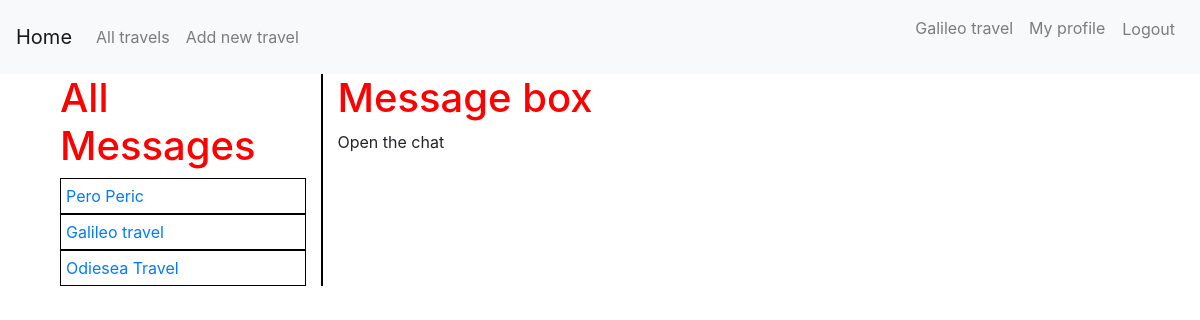
The app's page /accounts/messages/ (signed in) with its own data.
### travels/models.py (models this page shows, shortened)
class Account(models.Model):
    user = models.OneToOneField(User, on_delete=models.CASCADE)
    name = models.CharField(max_length=100)
    organization = models.BooleanField()

class Messages(models.Model):
    sender_id = models.ForeignKey(User, on_delete=models.CASCADE, related_name='sender')
    reciever_id = models.ForeignKey(User, on_delete=models.CASCADE, related_name='reciever')
    text= models.TextField()
    sent_at = models.DateTimeField(auto_now_add=True)

### accounts/views.py (the view)
# urls.py: path('messages/', views.messages, name="messages"),
@login_required
def messages(request):
    my_messages = Messages.objects.filter(reciever_id=request.user)
    mess=Messages.objects.filter(sender_id=request.user)
    seen_senders = set()
    unique_messages = []
    uni_messages = []
    for message in my_messages:
        if message.sender_id.id not in seen_senders:
            unique_messages.append(message)
            seen_senders.add(message.sender_id.id)
    for message2 in mess:
        if message2.reciever_id.id not in seen_senders:
            uni_messages.append(message2)
            seen_senders.add(message2.reciever_id.id)
    context = {
        'my_messages': unique_messages,
        'messages2': uni_messages,
    }
    return render(request, 'accounts/messages.html', context)

### accounts/templates/accounts/messages.html
{% extends "travels/base.html" %}
{% block content %}
<div class="content container">
    <div class="row">
        <div class="col-md-3" style="border-right: 2px solid black;">
            <h1>All Messages</h1>
            {% for message in my_messages  %}
            <div class="messages">
                <a href="{% url 'accounts:chat' message.sender_id.id%}">{{message.sender_id.account.name}}</a>
            </div>
            {% endfor %}
            {% for message in messages2  %}
            <div class="messages">
                <a href="{% url 'accounts:chat' message.reciever_id.id%}">{{message.reciever_id.account.name}}</a>
            </div>
            {% endfor %}
        </div>
        <div class="col-md-9">
            <h1>Message box</h1>
            {% block parent_content %}
            <p>Open the chat</p>
            {% endblock %}
        </div>
    </div>
</div>
{% endblock %}

### travels/templates/travels/base.html (shortened to what this page needs)
{% load static %}
<html>
  <head>
    <link rel="stylesheet" href="https://maxcdn.bootstrapcdn.com/bootstrap/4.5.2/css/bootstrap.min.css">
    <link rel="stylesheet" href="{% static 'travels/css/travels.css' %}">
  </head>
  <body>
    <div class="page-header">
      <nav class="navbar navbar-expand-lg navbar-light bg-light">
        <a class="navbar-brand" href="{% url 'home' %}">Home</a>
        <div class="collapse navbar-collapse" id="navbarSupportedContent">
          <ul class="navbar-nav mr-auto">
            <li class="nav-item">
              <a class="nav-link" href="{% url 'list'%}">All travels</a>
            </li>
            {% if request.user.account.organization %}
              <li class="nav-item">
                <a class="nav-link" href="{% url 'create-travel' %}">Add new travel</a>
              </li>
            {% endif %}
          </ul>
          <ul class="navbar-nav ml-auto">
            {% if request.user.is_authenticated %}
            <li class="nav-item">
              <a class="nav-link" href="{% url 'accounts:dashboard' %}">{{user.account.name}}</a>
            </li>
            <li class="nav-item">
              <a class="nav-link" href="{% url 'accounts:profile' user.id %}">My profile</a>
            </li>
              <li class="nav-item">
                <form action="{% url 'logout' %}" method="post">
                  <button class="btn btn-link nav-link" type="submit">Logout</button>
                </form>
              </li>
            {% endif %}
          </ul>
        </div>
      </nav>
    </div>
    <div class="content container">
      <div class="row">
        <div class="col-md-12">
          {% block content %}
          {% endblock %}
        </div>
      </div>
    </div>
  </body>
</html>

### travels/static/travels/css/travels.css (style rules this page uses)
.content h1 { color: red; }
.messages { padding: 5px; border: 1px solid black; }

### records on screen
Messages: sender_id.account.name "Pero Peric"
Messages: sender_id.account.name "Galileo travel"
Messages: reciever_id.account.name "Odiesea Travel"

### other values on screen
{{ user.account.name }} "Galileo travel"
